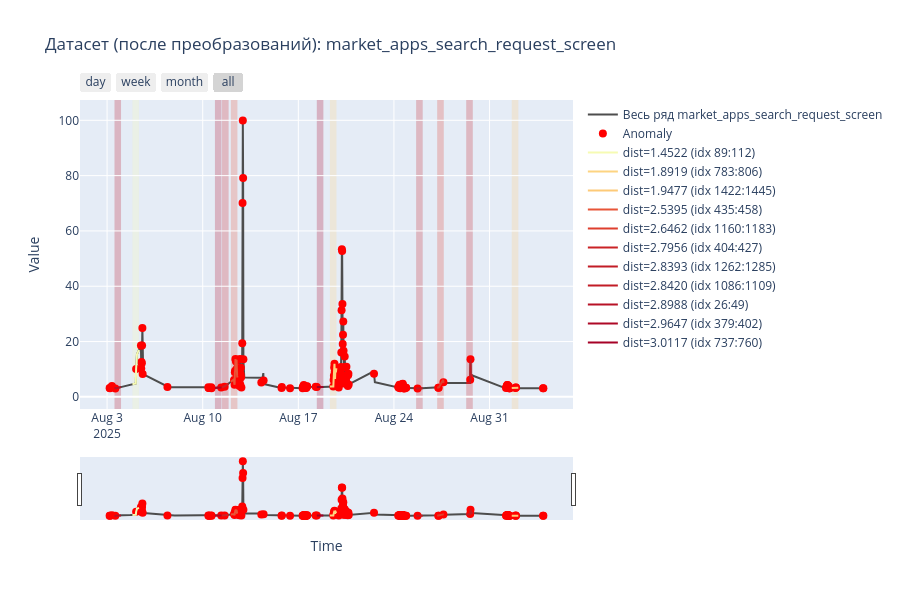
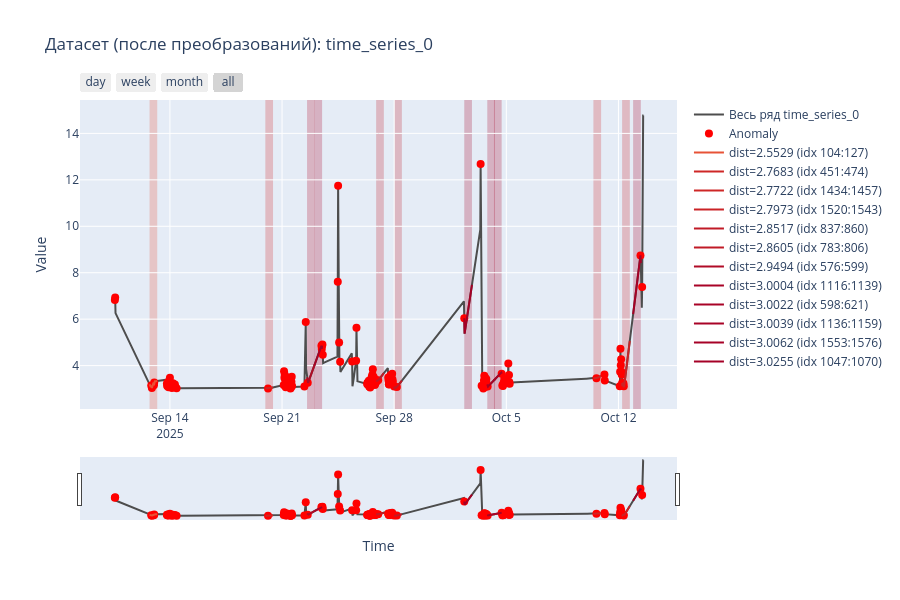
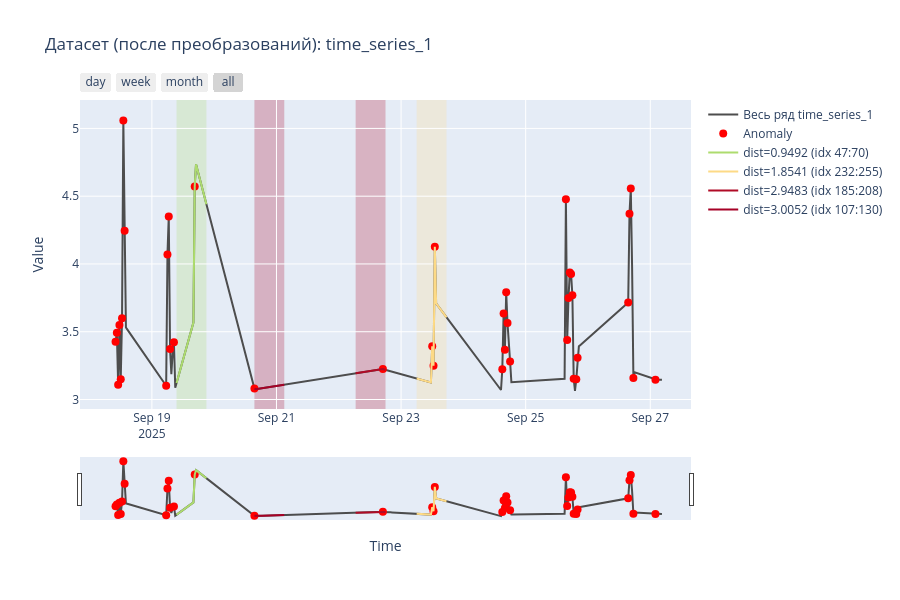
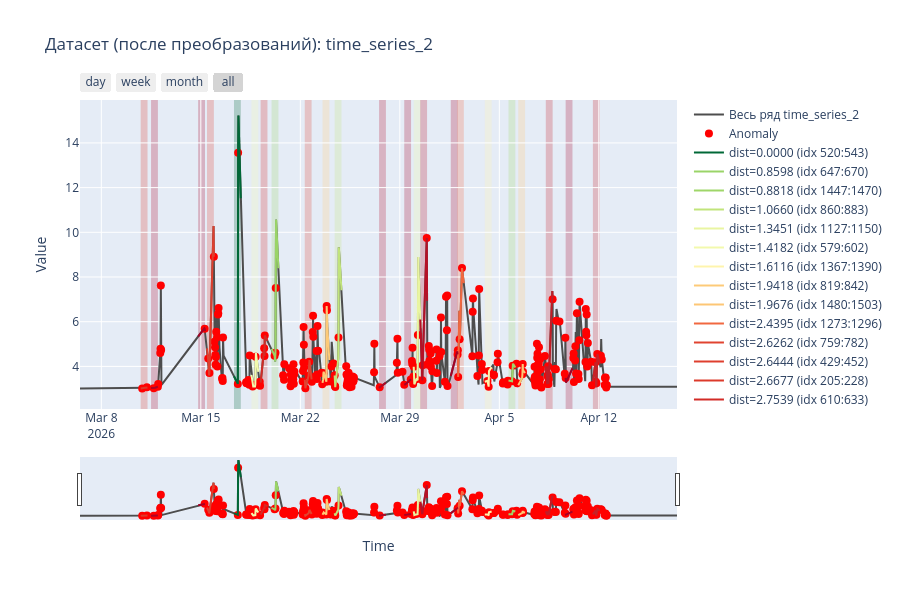

Here is the notebook cell these charts were saved with, in order:
### Markdown cell above
### 4) Визуализация

Градиент цвета от зеленого до красного символизирует похожесть отрезков, где зеленый - максимально похожий, желтый - похойжий, а красный - чем-то напоминающий

### Code cell
distances = results["distance"].values
vmin, vmax = distances.min(), distances.max()

def get_color(distance):
    if vmax != vmin:
        t = (distance - vmin) / (vmax - vmin)
    else:
        t = 0.5
    cmap = plt.cm.get_cmap("RdYlGn_r")
    rgba = cmap(t)
    return f"rgba({int(rgba[0]*255)},{int(rgba[1]*255)},{int(rgba[2]*255)},{rgba[3]})"

# Визуализация
grouped = results.groupby("series_id")
for series_id, group in grouped:
    full_series = searcher.prepared_series_[series_id]
    
    fig = go.Figure()
    add_line(fig, full_series.index, full_series.values, f"Весь ряд {series_id}", "#4d4d4d")

    z_scores = series_dict[series_id]["z_score"]

    anomaly_mask_original = (
        series_dict[series_id]["is_anomaly"]
        .astype(bool)
    )

    # Берём аномалии из результата z_scores_anomaly_transform
    anomaly_mask = (
        series_dict[series_id]["is_anomaly"]
        .resample("30min")
        .max()
        .reindex(full_series.index, fill_value=False)
        .astype(bool)
    )
    
    

    fig.add_trace(
        go.Scatter(
            x=full_series.index[anomaly_mask],
            y=full_series[anomaly_mask],
            mode="markers",
            marker=dict(
                color="red",
                size=8
            ),
            name="Anomaly"
        )
    )
    
    for _, row in group.iterrows():
        segment = searcher.get_segment(row["series_id"], int(row["start_idx"]), int(row["end_idx"]))
        color = get_color(row["distance"])
        fig.add_vrect(
            x0=row["start_time"], x1=row["end_time"],
            fillcolor=color, opacity=0.25,
            layer="below", line_width=0
        )
        add_line(fig, segment.index, segment.values,
                 f"dist={row['distance']:.4f} (idx {row['start_idx']}:{row['end_idx']})",
                 color)
    
    update_layout(fig)
    fig.update_layout(
        title=f"Датасет (после преобразований): {series_id}",
        showlegend=True,
        legend=dict(orientation="v", yanchor="top", y=1, xanchor="left", x=1.02)
    )
    fig.show()
